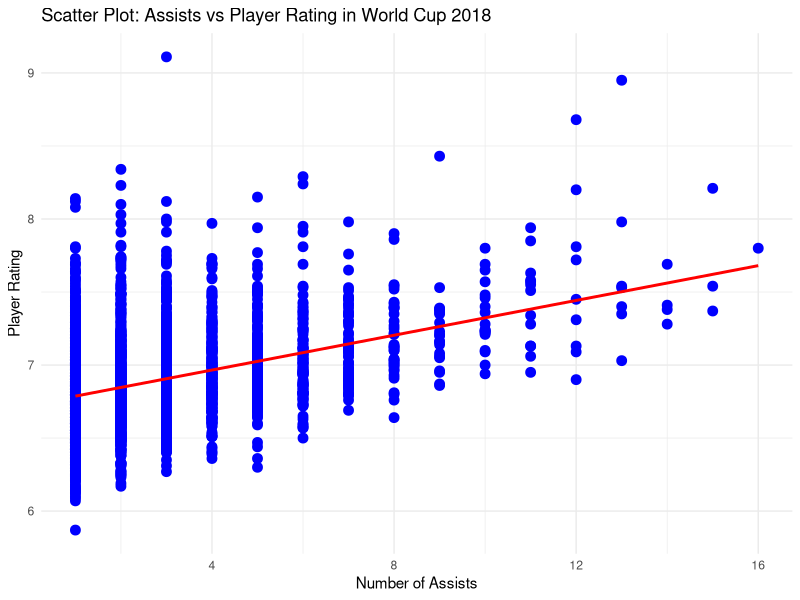
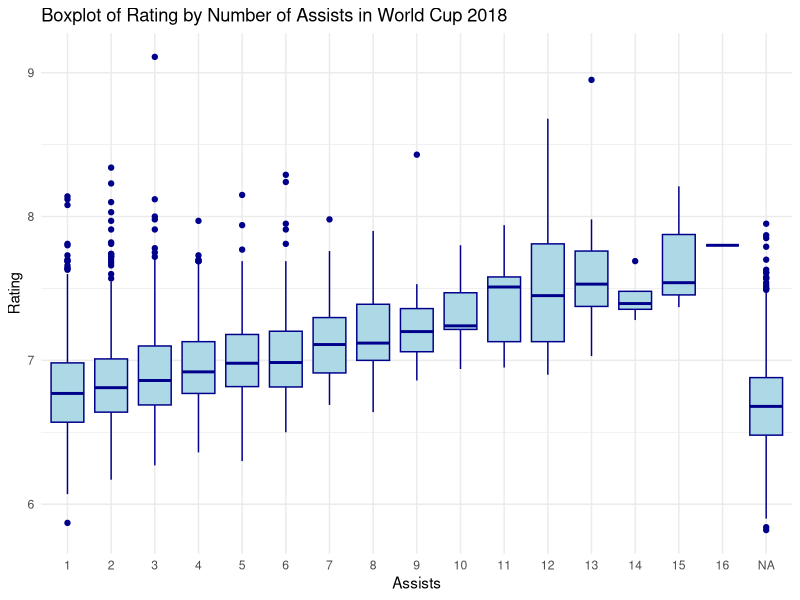
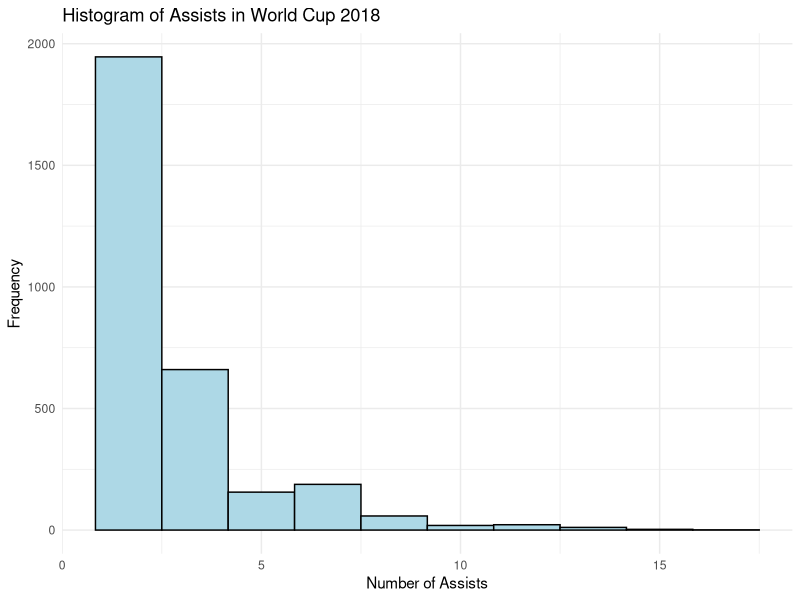
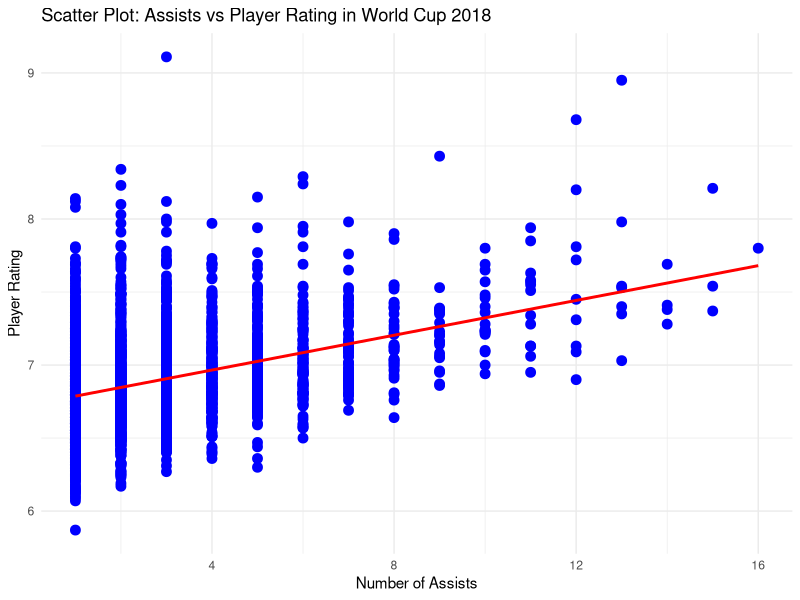
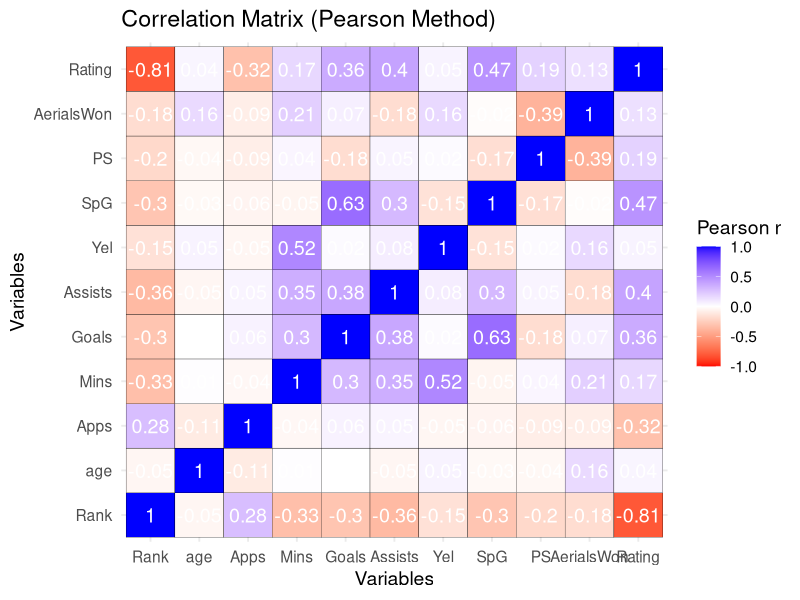
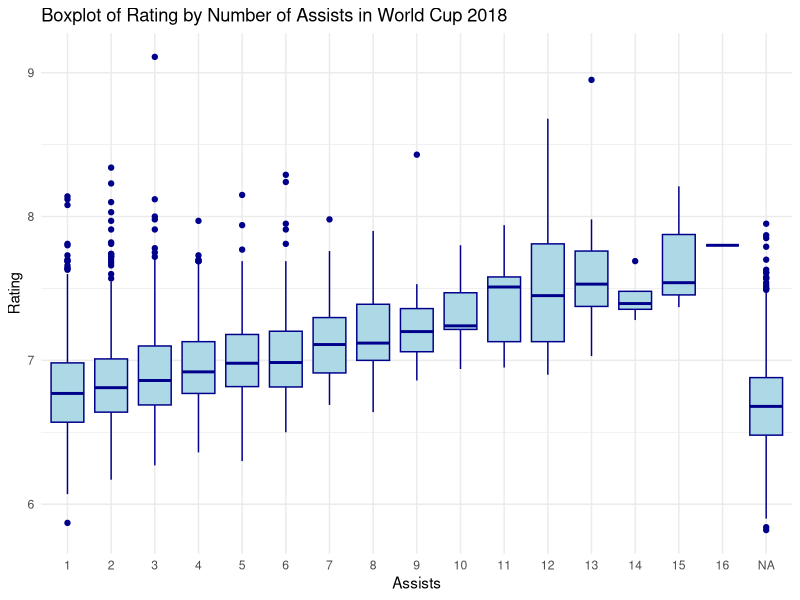
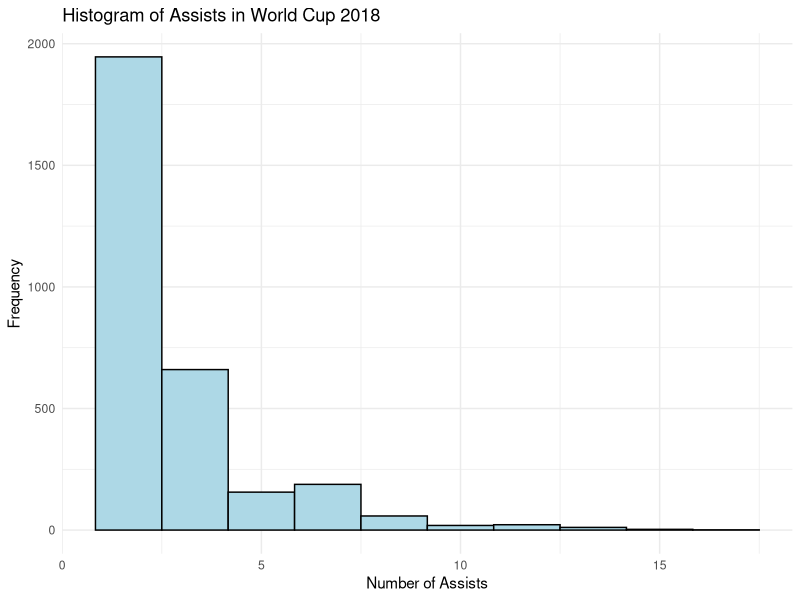

Generate these figures, in order, with R:
library(tidyverse)
players_data <- read.csv("Players_Score.csv")

# Check the original dataset
cat("=== ORIGINAL DATASET ===\n")
cat("Total rows:", nrow(players_data), "\n")
cat("Total columns:", ncol(players_data), "\n")
cat("Column names:", paste(names(players_data), collapse=", "), "\n\n")

# Check for duplicates
duplicates_count <- sum(duplicated(players_data))
cat("=== DUPLICATE ANALYSIS ===\n")
cat("Number of duplicate rows:", duplicates_count, "\n")
cat("Percentage of duplicates:", round(duplicates_count/nrow(players_data)*100, 2), "%\n\n")

# Remove duplicates
players_clean <- players_data %>%
  distinct()

# Check the cleaned dataset
cat("=== CLEANED DATASET ===\n")
cat("Rows after cleaning:", nrow(players_clean), "\n")
cat("Rows removed:", nrow(players_data) - nrow(players_clean), "\n\n")

# 3. CONVERT TO NUMERIC
players_clean$Assists <- as.numeric(as.character(players_clean$Assists))
players_clean$Rating <- as.numeric(as.character(players_clean$Rating))
players_clean$age <- as.numeric(as.character(players_clean$age))
players_clean$Goals <- as.numeric(as.character(players_clean$Goals))

cat("=== DATA TYPE CHECK ===\n")
cat("Assists type:", class(players_clean$Assists), "\n")
cat("Rating type:", class(players_clean$Rating), "\n\n")

# 4. NOW USE CLEANED DATA FOR EVERYTHING!
cat("\n=== SUMMARY STATISTICS ===\n")
summary(players_clean)  

# Specific statistics for our variables of interest
cat("\n=== ASSISTS STATISTICS ===\n")
cat("Mean:", mean(players_clean$Assists, na.rm = TRUE), "\n")
cat("Median:", median(players_clean$Assists, na.rm = TRUE), "\n")
cat("SD:", sd(players_clean$Assists, na.rm = TRUE), "\n")
cat("Min:", min(players_clean$Assists, na.rm = TRUE), "\n")
cat("Max:", max(players_clean$Assists, na.rm = TRUE), "\n")

cat("\n=== RATING STATISTICS ===\n")
cat("Mean:", mean(players_clean$Rating, na.rm = TRUE), "\n")
cat("Median:", median(players_clean$Rating, na.rm = TRUE), "\n")
cat("SD:", sd(players_clean$Rating, na.rm = TRUE), "\n")
cat("Min:", min(players_clean$Rating, na.rm = TRUE), "\n")
cat("Max:", max(players_clean$Rating, na.rm = TRUE), "\n")

# 5. PREPARE FOR CORRELATION
# Remove rows with missing values in Assists or Rating
analysis_data <- players_clean %>%
  filter(!is.na(Assists) & !is.na(Rating))

cat("\n=== SAMPLE SIZE FOR CORRELATION ===\n")
cat("Players with complete data:", nrow(analysis_data), "\n")
cat("Players excluded (missing data):", nrow(players_clean) - nrow(analysis_data), "\n")

# 6. CORRELATION ANALYSIS
cat("\n=== PEARSON CORRELATION ANALYSIS ===\n")

# Calculate Pearson correlation coefficient
correlation_result <- cor.test(analysis_data$Assists, 
                               analysis_data$Rating, 
                               method = "pearson")

# Display results
cat("\n--- Correlation Test Results ---\n")
print(correlation_result)

# Extract key values
r_value <- correlation_result$estimate
p_value <- correlation_result$p.value
confidence_interval <- correlation_result$conf.int

cat("\n--- KEY FINDINGS ---\n")
cat("Pearson's r:", round(r_value, 3), "\n")
cat("R-squared:", round(r_value^2, 3), "\n")
cat("P-value:", format(p_value, scientific = TRUE), "\n")
cat("95% Confidence Interval: [", round(confidence_interval[1], 3), ",", 
    round(confidence_interval[2], 3), "]\n")
cat("Sample size (n):", nrow(analysis_data), "\n")

# =====================================================
# SAFE NUMERIC CONVERSION
# Converts only character columns containing numbers
# =====================================================

clean_numeric <- function(x) {
  x <- gsub("[^0-9.-]", "", x)  # keep digits, minus, dot
  suppressWarnings(as.numeric(x))
}

players_clean <- players_clean %>%
  mutate(across(
    .cols = where(~ is.character(.) && mean(grepl("[0-9]", .)) > 0.5),
    .fns = clean_numeric
  ))


cat("=== STRUCTURE AFTER CLEANING ===\n")
str(players_clean)

# =====================================================
# SCATTER PLOT: ASSISTS vs RATING
# =====================================================
scatter_plot <- ggplot(analysis_data, aes(x = Assists, y = Rating)) +
  geom_point(color = "blue", size = 3) +
  geom_smooth(method = "lm", se = FALSE, color = "red") +
  labs(
    title = "Scatter Plot: Assists vs Player Rating in World Cup 2018",
    x = "Number of Assists",
    y = "Player Rating"
  ) +
  theme_minimal()

# Print result
print(scatter_plot)

# Save plot as image
ggsave(
  filename = "scatter_plot_assists_vs_rating.png",
  plot = scatter_plot,
  width = 10,
  height = 7,
  dpi = 150
)

cat("\nPlot saved as: scatter_plot_assists_vs_rating.png\n")


# Select only numeric columns for correlation
numeric_data <- players_clean %>% 
  select(where(is.numeric))

# Create correlation matrix
cor_matrix <- cor(numeric_data, use = "complete.obs")

# Convert to long format for ggplot
cor_melt <- reshape2::melt(cor_matrix)

# Save PNG file
png("correlation_matrix.png", width = 800, height = 600)

ggplot(cor_melt, aes(Var1, Var2, fill = value)) +
  geom_tile(color = "black") +
  geom_text(aes(label = round(value, 2)), color = "white", size = 5) +
  scale_fill_gradient2(
    low = "red", high = "blue", mid = "white",
    midpoint = 0, limit = c(-1, 1), name = "Pearson r"
  ) +
  labs(
    title = "Correlation Matrix (Pearson Method)",
    x = "Variables", y = "Variables"
  ) +
  theme_minimal(base_size = 14)

dev.off()
cat("PNG saved as: correlation_matrix.png\n")

#Create and save boxplot
#Oluchukwu
# Create the boxplot to display in the Plots pane
box_plot <- ggplot(players_clean, aes(x = as.factor(Assists), y = Rating)) +
  geom_boxplot(fill = "lightblue", color = "darkblue") +
  labs(title = "Boxplot of Rating by Number of Assists in World Cup 2018",
       x = "Assists",
       y = "Rating") +
  theme_minimal()

print(box_plot)

png("boxplot_assists_rating.png", width = 691, height = 411)
print(box_plot)
dev.off()

#Histogram of assist of players in World cup 2018
hist_assists <- ggplot(analysis_data, aes(x = Assists)) +
  geom_histogram(color = "black", fill = "lightblue", bins = 10) +
  labs(
    title = "Histogram of Assists in World Cup 2018",
    x = "Number of Assists",
    y = "Frequency"
  ) +
  theme_minimal()

print(hist_assists)
ggsave("histogram_assists.png", plot = hist_assists, width = 8, height = 6)
